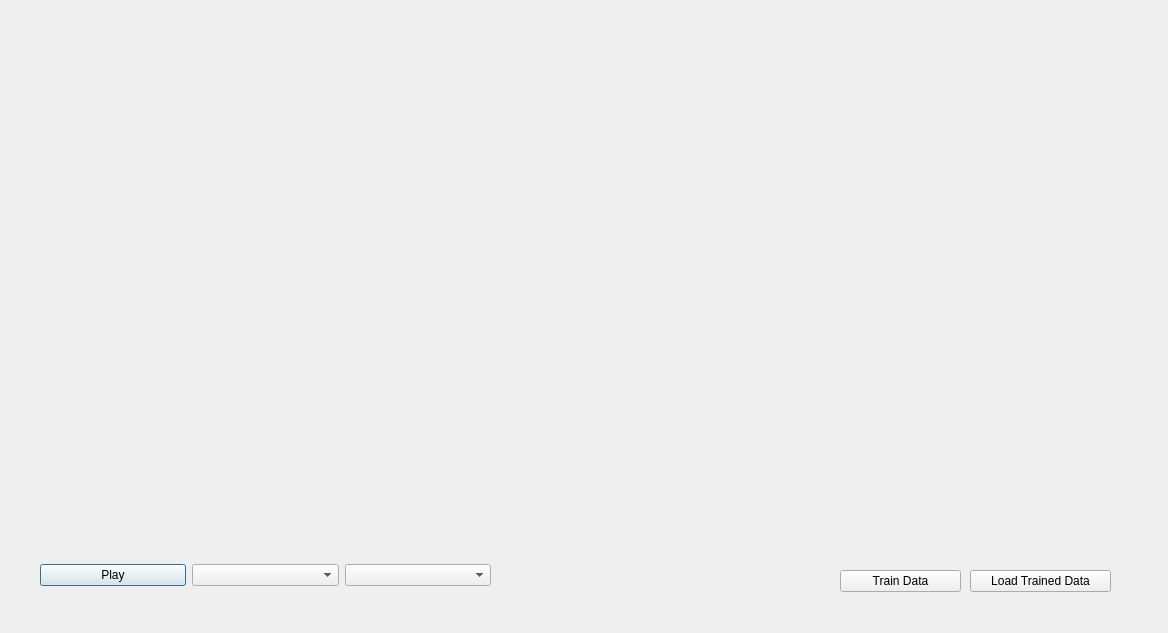
<?xml version="1.0" encoding="UTF-8"?>
<ui version="4.0">
 <class>HandArmTrainer</class>
 <widget class="QDialog" name="HandArmTrainer">
  <property name="geometry">
   <rect>
    <x>0</x>
    <y>0</y>
    <width>1168</width>
    <height>633</height>
   </rect>
  </property>
  <property name="windowTitle">
   <string>Arm/Hand Segment Trainer</string>
  </property>
  <widget class="QWidget" name="verticalLayoutWidget">
   <property name="geometry">
    <rect>
     <x>40</x>
     <y>60</y>
     <width>1071</width>
     <height>481</height>
    </rect>
   </property>
   <layout class="QVBoxLayout" name="verticalLayout"/>
  </widget>
  <widget class="QWidget" name="horizontalLayoutWidget">
   <property name="geometry">
    <rect>
     <x>40</x>
     <y>560</y>
     <width>451</width>
     <height>31</height>
    </rect>
   </property>
   <layout class="QHBoxLayout" name="horizontalLayout_2">
    <item>
     <widget class="QPushButton" name="btn_PlayStop">
      <property name="text">
       <string>Play</string>
      </property>
     </widget>
    </item>
    <item>
     <widget class="QComboBox" name="cb_handPos"/>
    </item>
    <item>
     <widget class="QComboBox" name="cb_logTest"/>
    </item>
   </layout>
  </widget>
  <widget class="QPushButton" name="btn_trainData">
   <property name="geometry">
    <rect>
     <x>840</x>
     <y>570</y>
     <width>121</width>
     <height>22</height>
    </rect>
   </property>
   <property name="text">
    <string>Train Data</string>
   </property>
  </widget>
  <widget class="QPushButton" name="btn_loadData">
   <property name="geometry">
    <rect>
     <x>970</x>
     <y>570</y>
     <width>141</width>
     <height>22</height>
    </rect>
   </property>
   <property name="text">
    <string>Load Trained Data</string>
   </property>
  </widget>
 </widget>
 <resources/>
 <connections/>
</ui>
